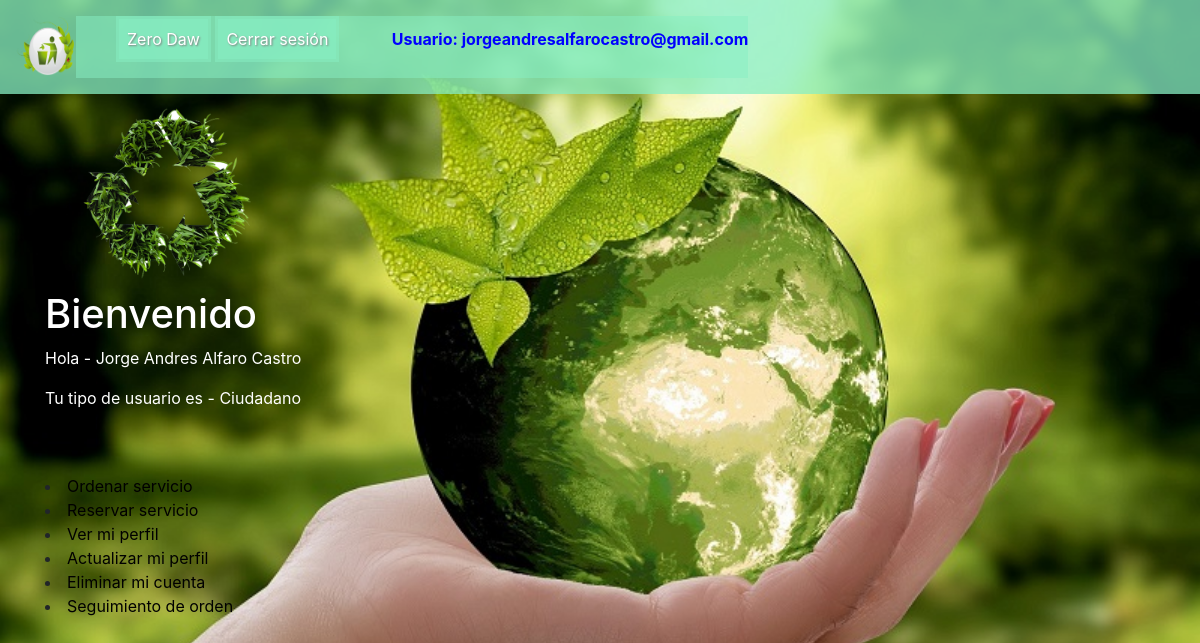
Page / (signed in) on the committed database.
### Registro/models.py (models this page shows, shortened)
class UserModelo(AbstractUser):
    TIPO_USUARIO = (
        ('Recolector', 'Recolector'),
        ('Reciclador', 'Reciclador'),
        ('Ciudadano', 'Ciudadano'),
        ('Operario_municipalidad', 'Operario_municipalidad'),
    )
    rut = models.CharField(max_length=10)
    dv = models.IntegerField()
    nombre = models.CharField(max_length=100)
    edad = models.IntegerField()  # Cálculo aproximado de la edad en años
    direccion = models.CharField(max_length=50)
    codigo_postal = models.IntegerField()
    telefono = models.IntegerField()
    licencia_automotriz = models.ImageField(
        'Licencia automotriz', upload_to='licencias/', blank=True, null=True)
    segundo_nombre_madre = models.CharField(max_length=100)
    tipo_usuario = models.CharField(
        max_length=200, blank=False, null=True, choices=TIPO_USUARIO)
    new_password1 = models.CharField(max_length=50, null=True)
    new_password2 = models.CharField(max_length=50, null=True)
    groups = models.ManyToManyField(Group, related_name='usuarios')
    user_permissions = models.ManyToManyField(Permission, related_name='usuarios')

### templates/home.html (shortened to what this page needs)
{% extends 'base.html' %}
{% load static %}
{% block content %}
    {% if user.is_authenticated  %}
    <div>
        <img src="{% static 'images/logo_31.png' %}" alt="home" style="width: 250px; height: 250x;">
        <h1 class="letras">Bienvenido</h1>
        <p class="letras">Hola - {{user.first_name}} {{user.last_name}}</p>
        <p class="letras">Tu tipo de usuario es - {{user.tipo_usuario}}</p>
        <br><br>
    </div>
    {% endif %}
    {% if user.tipo_usuario == "Ciudadano" %}
    <div>
        <li class="nav-item"><a class="link" href="{% url 'orden_reciclaje' %}">Ordenar servicio</a></li>
        <li class="nav-item"><a class="link" href="{% url 'orden_reserva' %}">Reservar servicio</a></li>
        <li class="nav-item"><a class="link" href="{% url 'list_user' %}">Ver mi perfil</a></li>
        <li class="nav-item"><a class="link" href="{% url 'editar_user' user.id %}">Actualizar mi perfil</a></li>
        <li class="nav-item"><a class="link" href="{% url 'borrar_user' user.id %}">Eliminar mi cuenta</a></li>
        <li class="nav-item"><a class="link" href="{% url 'geolocalizacion'  %}">Seguimiento de orden</a></li>
    </div>
    {% endif %}
{% endblock content %}

### templates/base.html (shortened to what this page needs)
{% load static %}
<html>
    <head>
        <link rel="stylesheet" href="{% static 'css/estilos.css' %}">
        <link rel="stylesheet" href="{% static 'css/bootstrap.min.css' %}">
        <link rel="stylesheet" href="{% static 'css/fondo.css' %}">
    </head>
    <body>
    {% block navbar %}
    <div class="cabezera">
        <nav id="navbar">
            <div id="navbar-logo">
                <img src="{% static 'images/logo_r.png' %}" alt="logo" style="width: 60px; height: 60px;">
            </div>
            <div id="nav">
                <ul>
                    <li class="nav-item"><a href="{% url 'home' %}">Zero Daw</a></li>
                    {% if user.is_authenticated %}
                    <li class="nav-item"><a href="{% url 'logout' %}">Cerrar sesión</a></li>
                    <span class="ml-md-5" style="color: blue;"><strong>Usuario: {{ user.get_username }}</strong></span>
                    {% endif %}
                </ul>
            </div>
        </nav>
    </div>
    {% endblock %}
    <div class="content container">
        <div class="row">
            <div class="col-md-8">
                {% block content %} {% endblock %}
            </div>
        </div>
    </div>
    </body>
</html>

### static/css/estilos.css (style rules this page uses)
body { background-image: url("images/planeta_limpio.jpg"); background-repeat: no-repeat; background-size: cover; background-position: center; }
#navbar { background-color: rgba(135, 239, 195, 0.5); }
.content { width: 100%; }
#nav { background-color: rgba(135, 239, 195, 0.5); }
#navbar { background-color: rgba(135, 239, 195, 0.5); padding: 1em 1em; display: flex; align-content: center; width: 100%; }
#navbar li, #contact li { background-color: rgba(135, 239, 195, 0.5); list-style-type: none; text-decoration: none; text-align: center; display: inline-block; transition-duration: 0.2s; }
#navbar li a { background-color: rgba(135, 239, 195, 0.5); text-decoration: none; text-align: center; color: white; padding: 8px; margin: 3px 3px; display: inline-block; text-shadow: 1px 1px 2px grey; }

### static/css/fondo.css (style rules this page uses)
body { background-image: url("../images/planeta_limpio.jpg"); background-repeat: no-repeat; background-size: cover; background-position: center; }
.letras { color: white; }
.cabezera { background-color: rgba(135, 239, 195, 0.5); }
#navbar { background-color: rgba(135, 239, 195, 0.5); }
.link { color:black }

### rows in the picture
UserModelo: get_username "jorgeandresalfarocastro@gmail.com", first_name "Jorge Andres", last_name "Alfaro Castro", tipo_usuario "Ciudadano"
